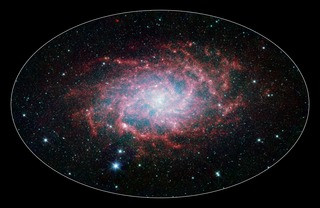
#> input picture viewer/image-databases/master-database/Mirror/046a0d7c3c587f9326c408a353f8f2bd7698db02eacc986d04f43585cbec130a.jpg, 320 x 208 px
$ python -i gv-orientation-register-0001.py   (imports and definitions only)
#> lines starting #> are read from the running program, lines starting #| are printed output that depends on the picture
#> further down, picture is the input picture: shape (208, 320, 3); mean B, G, R 30.9, 27.4, 32
#!/usr/bin/env python3
"""Galaxy Viewer orientation/FOV/center registration engine 0001.

Uses only real source images and a real Aladin Lite render. No generated imagery.

Pipeline per record:
  1. download the published source image
  2. render the same sky in Aladin Lite (north-up) with headless Chromium
  3. estimate an affine registration with SIFT + RANSAC
  4. convert the transform to predicted rotation, FOV and center RA/Dec
  5. write JSON predictions for the assisted HTML reviewer

The reviewer remains authoritative: predictions are suggestions until a human presses USE THIS.
"""
from __future__ import annotations

import argparse
import asyncio
import json
import math
import sys
import time
from dataclasses import dataclass, asdict
from pathlib import Path
from typing import Any, Iterable

import cv2
import numpy as np
import requests

ALADIN_JS = "https://aladin.cds.unistra.fr/AladinLite/api/v3/3.8.2/aladin.js"
DEFAULT_SURVEY = "P/DSS2/color"


# [55 lines left out: functions entries, num, image_url, fov_deg, not called in this run]


def record_key(catalog: str, record: dict[str, Any], index: int) -> str:
    rid = record.get("archiveId") or record.get("id") or record.get("designation") or record.get("name") or index
    return f"{catalog}:{rid}"


# [28 lines left out: functions load_json_source, download_image, read_cv, normalize_image, not called in this run]


def feature_plane(img: np.ndarray) -> np.ndarray:
    gray = cv2.cvtColor(img, cv2.COLOR_BGR2GRAY)
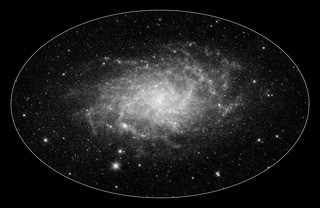
#> gray: shape (208, 320); min 0, max 250, mean 29.2
    clahe = cv2.createCLAHE(clipLimit=2.0, tileGridSize=(8, 8))
    gray = clahe.apply(gray)
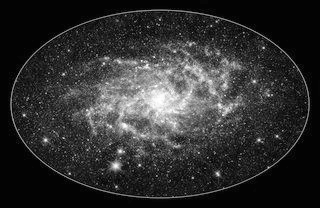
#> gray: shape (208, 320); min 1, max 255, mean 47.6
    return cv2.GaussianBlur(gray, (0, 0), 0.8)
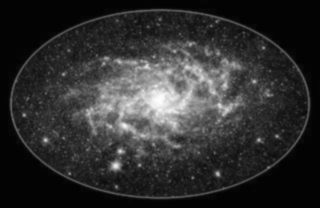
#> returned value: shape (208, 320); min 3, max 254, mean 47.6


@dataclass
class MatchResult:
    ok: bool
    method: str
    matrix: list[list[float]] | None = None
    rotation_deg: float | None = None
    scale: float | None = None
    tx_px: float | None = None
    ty_px: float | None = None
    confidence: float = 0.0
    matches: int = 0
    inliers: int = 0
    inlier_ratio: float = 0.0
    median_error_px: float | None = None
    warning: str | None = None


# [74 lines left out: functions estimate_registration, transform_to_prediction, not called in this run]


# [95 lines not run here, left out]


def write_output(path: str, records: list[dict[str, Any]], args: argparse.Namespace) -> None:
    obj = {"schema": "gv-registration-predictions-0001", "generatedAt": time.strftime("%Y-%m-%dT%H:%M:%SZ", time.gmtime()), "survey": DEFAULT_SURVEY, "renderSize": args.render_size, "predictionCount": len(records), "predictions": records}
    Path(path).write_text(json.dumps(obj, indent=2, ensure_ascii=False), encoding="utf-8")


# [21 lines left out: functions report_benchmark, parse_args, not called in this run]


# [2 lines not run here, left out]

>>> import cv2
>>> picture = cv2.imread('../Mirror/046a0d7c3c587f9326c408a353f8f2bd7698db02eacc986d04f43585cbec130a.jpg')
>>> result = feature_plane(picture)

$ run again, on viewer/image-databases/master-database/Mirror/996f613e01a2b92a420c5583fc354bb3cb2c0a65e796e4b29eeeeea53807541f.jpg
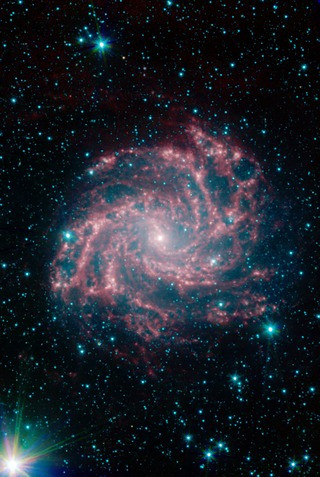
#> input picture viewer/image-databases/master-database/Mirror/996f613e01a2b92a420c5583fc354bb3cb2c0a65e796e4b29eeeeea53807541f.jpg, 320 x 477 px
#> picture is the input picture: shape (477, 320, 3); mean B, G, R 44.6, 36.2, 31.6
#> in feature_plane, `gray = cv2.cvtColor(img, cv2.COLOR_BGR2GRAY)`:
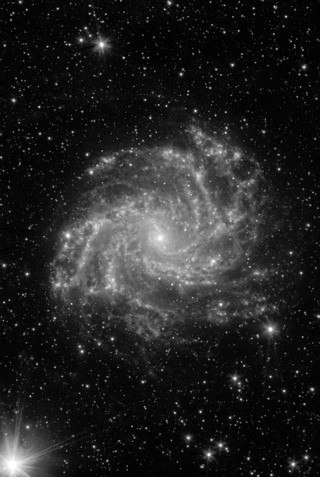
#> gray: shape (477, 320); min 0, max 254, mean 35.8
#> in feature_plane, `return cv2.GaussianBlur(gray, (0, 0), 0.8)`:
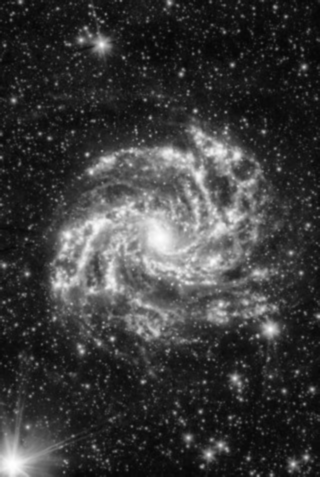
#> returned value: shape (477, 320); min 6, max 254, mean 58.8
